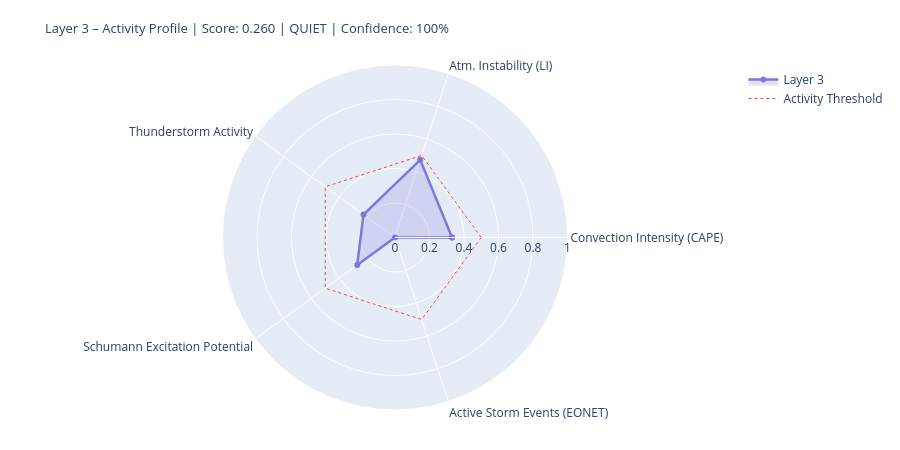

The notebook cell saved with this chart:
### Markdown cell above
---
## 4. State Assessment & Handoff to Layer 4/5

### Code cell
# ============================================================
# LAYER-3-SCORE
# Five dynamic components
# ============================================================

def norm(v, lo, hi):
    if v is None or (isinstance(v, float) and math.isnan(v)): return None
    return round(max(0.0, min(1.0, (v - lo) / (hi - lo))), 4)

# --- 1) Convection intensity (global CAPE mean) ---
cape_mean = df_atm['cape'].dropna().mean() if not df_atm.empty else None
conv_score = norm(cape_mean, 0, 3000)
conv_src   = 'primary' if cape_mean is not None else 'missing'

# --- 2) Atmospheric instability (LI mean) ---
li_mean   = df_atm['li'].dropna().mean() if not df_atm.empty else None
# Negative LI = unstable → higher score
instab_score = norm(-li_mean if li_mean is not None else None, -6, 6)
instab_src   = 'primary' if li_mean is not None else 'missing'

# --- 3) Thunderstorm activity (mean thunder score + WMO count) ---
thunder_mean = df_atm['thunder_score'].mean() if not df_atm.empty else None
n_thunder    = int(df_atm['thunderstorm'].sum()) if not df_atm.empty else 0
thunder_score_val = norm(
    (thunder_mean or 0) * 0.7 + n_thunder * 0.1, 0, 1.0
) if thunder_mean is not None else None
thunder_src = 'primary'

# --- 4) Schumann excitation potential (weighted Schumann contribution) ---
schumann_pot = df_atm['schumann_contribution'].mean() if not df_atm.empty else None
# Boosted by Layer-2 thunderstorm trigger
if schumann_pot is not None and l2_thunder:
    schumann_pot = min(1.0, schumann_pot * 1.2)
schumann_score = norm(schumann_pot, 0, 1.0) if schumann_pot is not None else None
schumann_src   = 'derived'

# --- 5) Storm activity (NASA EONET) ---
# Distinction: None = data not loaded, 0.0 = loaded but no events
storm_score = None
storm_src   = 'missing'
if raw.get('storms') is not None:          # API reached successfully
    storm_score = norm(len(storm_events), 0, 30) if storm_events else 0.0
    storm_src   = 'primary'

# X-Ray and Kp: context only, not in dynamic score
# (X-Ray = Layer-0/4 driver; Kp = geomagnetic index, not a lightning proxy)
xray_context = None
if raw.get('xray'):
    df_xc = pd.DataFrame(raw['xray'])
    fc = next((c for c in df_xc.columns
               if any(k in c.lower() for k in ['flux','long']) and 'time' not in c.lower()),
              df_xc.columns[1])
    df_xc[fc] = pd.to_numeric(df_xc[fc], errors='coerce')
    xray_last = df_xc[fc].dropna().iloc[-1] if not df_xc[fc].dropna().empty else None
    if xray_last:
        xray_class = ('X' if xray_last>=1e-4 else 'M' if xray_last>=1e-5
                      else 'C' if xray_last>=1e-6 else 'B')
        xray_context = {'flux': float(xray_last), 'class': xray_class}
        print(f'X-Ray context: {xray_class}-class ({xray_last:.2e} W/m²)')

# --- Aggregate ---
COMPONENTS = {
    'Convection Intensity (CAPE)':  {'score': conv_score,       'source': conv_src,    'dynamic': True},
    'Atm. Instability (LI)':         {'score': instab_score,     'source': instab_src,  'dynamic': True},
    'Thunderstorm Activity':              {'score': thunder_score_val, 'source': thunder_src, 'dynamic': True},
    'Schumann Excitation Potential':   {'score': schumann_score,   'source': schumann_src,'dynamic': True},
    'Active Storm Events (EONET)': {'score': storm_score,      'source': storm_src,   'dynamic': True},
}

available   = {k: v['score'] for k, v in COMPONENTS.items() if v['score'] is not None}
unavailable = [k for k, v in COMPONENTS.items() if v['score'] is None]
layer3_score = round(sum(available.values()) / len(available), 4) if available else None
confidence   = round(len(available) / len(COMPONENTS), 2)
level = ('unknown' if layer3_score is None
         else 'quiet'   if layer3_score < 0.3
         else 'moderate' if layer3_score < 0.6
         else 'active')
dominant_l3 = max(available, key=available.get) if available else 'none'

# --- Ausgabe ---
W = 68
print('=' * W)
print('LAYER 3 – ATMOSPHERE / WEATHER / THUNDERSTORMS – STATE ASSESSMENT')
print('=' * W)
for name, comp in COMPONENTS.items():
    s = comp['score']
    if s is not None:
        bar = '█' * int(s * 20) + '░' * (20 - int(s * 20))
        print(f'  {name:<36} {bar}  {s:.3f}  [{comp["source"]}]')
    else:
        print(f'  {name:<36} {"─" * 20}  n/a   [missing]')
print('-' * W)
print(f'  Score:        {layer3_score:.3f}  ({len(available)}/{len(COMPONENTS)} components)')
print(f'  Confidence:   {confidence:.0%}')
print(f'  Level:        {level.upper()}')
print(f'  Dominant:     {dominant_l3}')
print(f'  CAPE mean:    {cape_mean:.0f} J/kg' if cape_mean else '  CAPE mean:    n/a')
print(f'  LI mean:      {li_mean:.1f} K' if li_mean is not None else '  LI mean:      n/a')
print(f'  Thunderstorms:{n_thunder} points (WMO)  +  {len(storm_events)} NASA EONET')
print('=' * W)

# Radar
cats   = list(available.keys())
vals_r = list(available.values())
if len(cats) >= 3:
    fig = go.Figure()
    fig.add_trace(go.Scatterpolar(
        r=vals_r + [vals_r[0]], theta=cats + [cats[0]],
        fill='toself', fillcolor='rgba(127,119,221,0.22)',
        line=dict(color='#7F77DD', width=2.5), name='Layer 3'
    ))
    fig.add_trace(go.Scatterpolar(
        r=[0.5] * (len(cats)+1), theta=cats + [cats[0]],
        line=dict(color='#E24B4A', dash='dot', width=1),
        mode='lines', name='Activity Threshold'
    ))
    fig.update_layout(
        title=dict(
            text=f'Layer 3 – Activity Profile | Score: {layer3_score:.3f} | {level.upper()} | Confidence: {confidence:.0%}',
            font=dict(size=13)
        ),
        polar=dict(radialaxis=dict(visible=True, range=[0, 1])),
        height=450, showlegend=True,
        margin=dict(l=60, r=60, t=65, b=40)
    )
    fig.show()

### Figure 1 — Plotly figure (JSON) as saved in the notebook; plotly's stock layout.template omitted (floating-point values rounded to 4 significant figures)
{"data": [{"fill": "toself", "fillcolor": "rgba(127,119,221,0.22)", "line": {"color": "#7F77DD", "width": 2.5}, "name": "Layer 3", "r": [0.3307, 0.4733, 0.2258, 0.2708, 0.0, 0.3307], "theta": ["Convection Intensity (CAPE)", "Atm. Instability (LI)", "Thunderstorm Activity", "Schumann Excitation Potential", "Active Storm Events (EONET)", "Convection Intensity (CAPE)"], "type": "scatterpolar"}, {"line": {"color": "#E24B4A", "dash": "dot", "width": 1}, "mode": "lines", "name": "Activity Threshold", "r": [0.5, 0.5, 0.5, 0.5, 0.5, 0.5], "theta": ["Convection Intensity (CAPE)", "Atm. Instability (LI)", "Thunderstorm Activity", "Schumann Excitation Potential", "Active Storm Events (EONET)", "Convection Intensity (CAPE)"], "type": "scatterpolar"}], "layout": {"height": 450, "margin": {"b": 40, "l": 60, "r": 60, "t": 65}, "polar": {"radialaxis": {"range": [0, 1], "visible": true}}, "showlegend": true, "title": {"font": {"size": 13}, "text": "Layer 3 – Activity Profile | Score: 0.260 | QUIET | Confidence: 100%"}}}
